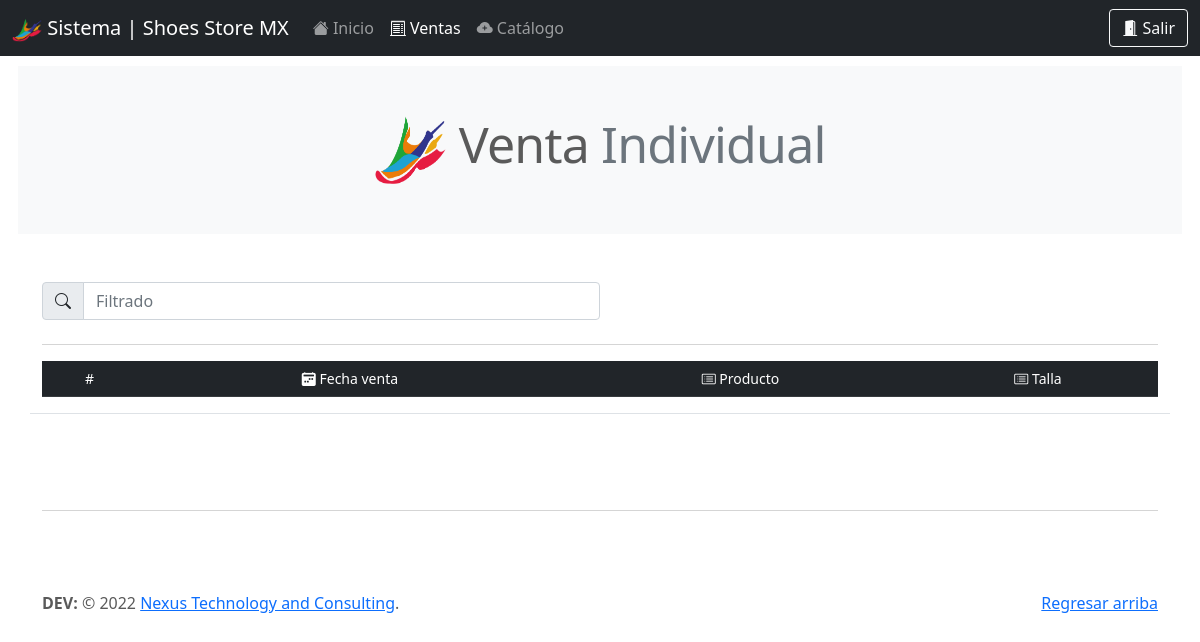
Page /be_/venta_individual.php?venta=ov8rbbphb (signed in) on the earlier database version.
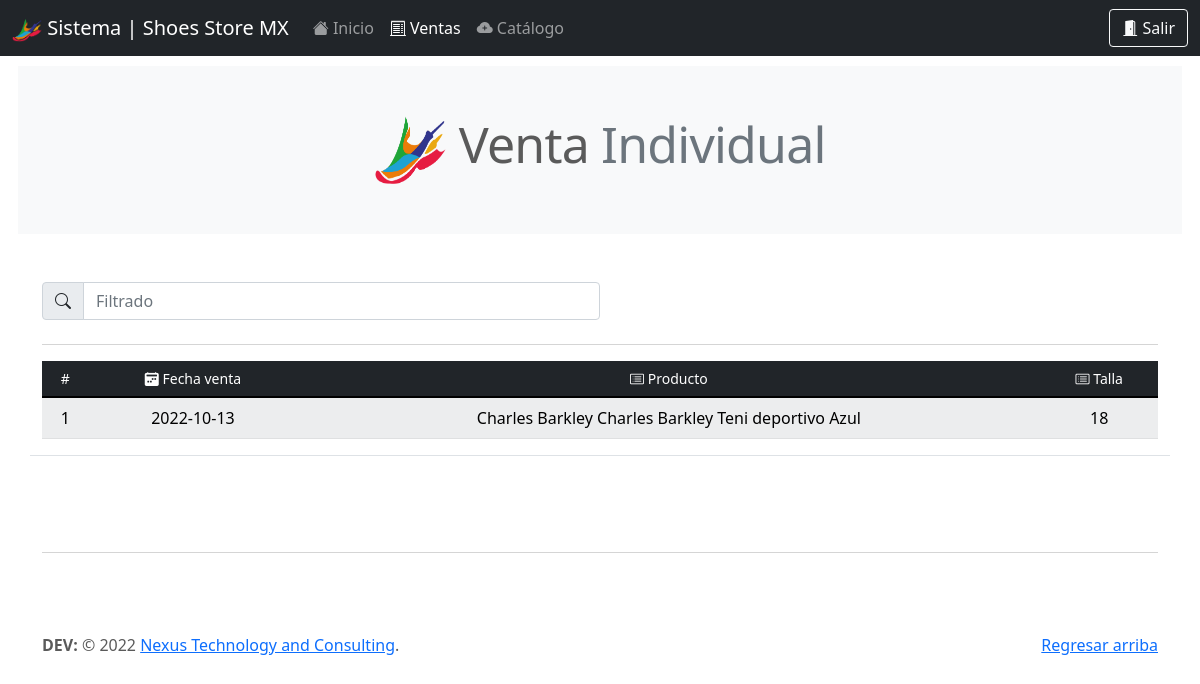
Same page on the later database version.
### tables this page shows
CREATE TABLE `venta_individual` (
  `id` int(11) NOT NULL,
  `producto` varchar(50) NOT NULL,
  `fecha_venta` date NOT NULL,
  `venta_gral` varchar(9) NOT NULL,
  `talla` varchar(10) NOT NULL,
  `cantidad` int(11) DEFAULT NULL,
  `entrega` int(11) DEFAULT NULL
);

CREATE TABLE `tenis` (
  `id` int(11) NOT NULL,
  `clasificacion` varchar(20) NOT NULL,
  `tamanio` varchar(20) NOT NULL,
  `marca` varchar(300) NOT NULL,
  `modelo` varchar(200) DEFAULT NULL,
  `tipo` varchar(50) NOT NULL,
  `color` varchar(50) NOT NULL,
  `color2` varchar(20) DEFAULT NULL,
  `color3` varchar(20) DEFAULT NULL,
  `color4` varchar(20) DEFAULT NULL,
  `color5` varchar(20) DEFAULT NULL,
  `formas` varchar(50) DEFAULT NULL,
  `material` varchar(50) NOT NULL,
  `hombre_mujer` varchar(20) NOT NULL,
  `talla` int(11) DEFAULT NULL,
  `img` varchar(300) NOT NULL,
  `precio_general` int(11) DEFAULT NULL,
  `precio_prov` int(11) DEFAULT NULL,
  `estatus` int(11) NOT NULL
);

### query/query_individual.php (called while the page is built)
<?php
include('qconn/qc.php');
$id = $_REQUEST['venta'];
    $sql = "SELECT * FROM venta_individual WHERE venta_gral = '$id' ORDER BY fecha_venta DESC LIMIT 20";
    $resultado_sql = $conn->query($sql);
?>

### be_/venta_individual.php (the view, shortened to what this page needs)
<!doctype html>
<html lang="en">
  <head>
    <link rel="stylesheet" href="https://cdn.jsdelivr.net/npm/bootstrap-icons@1.7.2/font/bootstrap-icons.css">
    <link href="../assets/dist/css/bootstrap.min.css" rel="stylesheet">
    <link href="../carousel.css" rel="stylesheet">
  </head>
  <body>
<header>
<nav class="navbar navbar-expand-md navbar-dark fixed-top bg-dark">
    <div class="container-fluid">
      <a class="navbar-brand" href="#"><img src="../assets/brand/img/logo_store_shoes_sin_fondo.png" alt="" width="30" height="24"> Sistema | Shoes Store MX</a>
      <div class="collapse navbar-collapse" id="navbarCollapse">
        <ul class="navbar-nav me-auto mb-2 mb-md-0">
          <li class="nav-item">
           <a class="nav-link" aria-current="page" href="dashboard.php"><i class="bi bi-house-fill"></i> Inicio</a>
          </li>
          <li class="nav-item">
            <a class="nav-link active" href="venta_gral.php"><i class="bi bi-receipt-cutoff"></i> Ventas</a>
          </li>
          <li class="nav-item">
            <a class="nav-link" href="catalogo.php"><i class="bi bi-cloud-plus-fill"></i> Catálogo</a>
          </li>
        </ul>
        <form class="d-flex">
          <a href="prcd/sort.php" class="btn btn-outline-light" type="submit"><i class="bi bi-door-open-fill"></i> Salir</a>
        </form>
      </div>
    </div>
  </nav>
</header>
<main>
<h2 class="mb-5 bg-light p-5 text-center featurette-heading" style="margin:18px;"><img src="../assets/brand/img/logo_store_shoes_sin_fondo.png" alt="" width="72" height="72"> Venta <span class="text-muted">Individual</span></h2>
<? include('../query/query_individual.php'); ?>
  <div class="container marketing mt-5 border-bottom">
  <div class="input-group mb-4 w-50">
    <span class="input-group-text" id="basic-addon1"><i class="bi bi-search"></i></span>
    <input type="text" class="form-control" placeholder="Filtrado" aria-label="Filtrado" aria-describedby="basic-addon1" id="myInput">
  </div>
  <hr>
    <table class="table  table-light table-striped mb-3 table-hover align-middle">
      <thead class="text-center table-dark align-middle">
        <tr>
          <th scope="col" class="h6"><small>#</small></th>
          <th scope="col" class="h6"><small><i class="bi bi-calendar2-week-fill"></i> Fecha venta</small></th>
          <th scope="col" class="h6"><small><i class="bi bi-card-list"></i> Producto</small></th>
          <th scope="col" class="h6"><small><i class="bi bi-card-list"></i> Talla</small></th>
        </tr>
      </thead>
      <tbody class="text-center" id="myTable">
        <?php
        $x = 0;
          while($row_sql = $resultado_sql->fetch_assoc()){
            $x++;
            $producto = $row_sql['producto'];
            $sqlProducto = "SELECT * FROM tenis WHERE id = '$producto'";
            $resultadoProducto= $conn->query($sqlProducto);
            $rowProducto = $resultadoProducto->fetch_assoc();
            echo'<tr>';
            echo'<td>'.$x.'</td>';
            echo'<td>'.$row_sql['fecha_venta'].'</td>';
            echo'<td class="text-center">'.$rowProducto['marca'].' '.$rowProducto['modelo'].' '.$rowProducto['tipo'].' '.$rowProducto['color'].'</td>';
            echo'<td class="text-center">'.$row_sql['talla'].'</td>';
            echo'</tr>';
          }
        ?>
      </tbody>
    </table>
  </div>
  <footer class="footer mt-auto py-3">
    <div class="container">
      <hr class="featurette-divider">
      <p class="float-end"><a href="#">Regresar arriba</a></p>
    <p><strong>DEV:</strong> © 2022 <a href="https://direccioneszac.net/red_deploy/" target="_blank">Nexus Technology and Consulting</a>.</p>
    </div>
  </footer>
</main>
  </body>
</html>

Differences in the rows shown:
added venta_individual: fecha_venta "2022-10-13", tenis.marca "Charles Barkley", tenis.modelo "Charles Barkley", tenis.tipo "Teni deportivo", tenis.color "Azul", talla "18"
